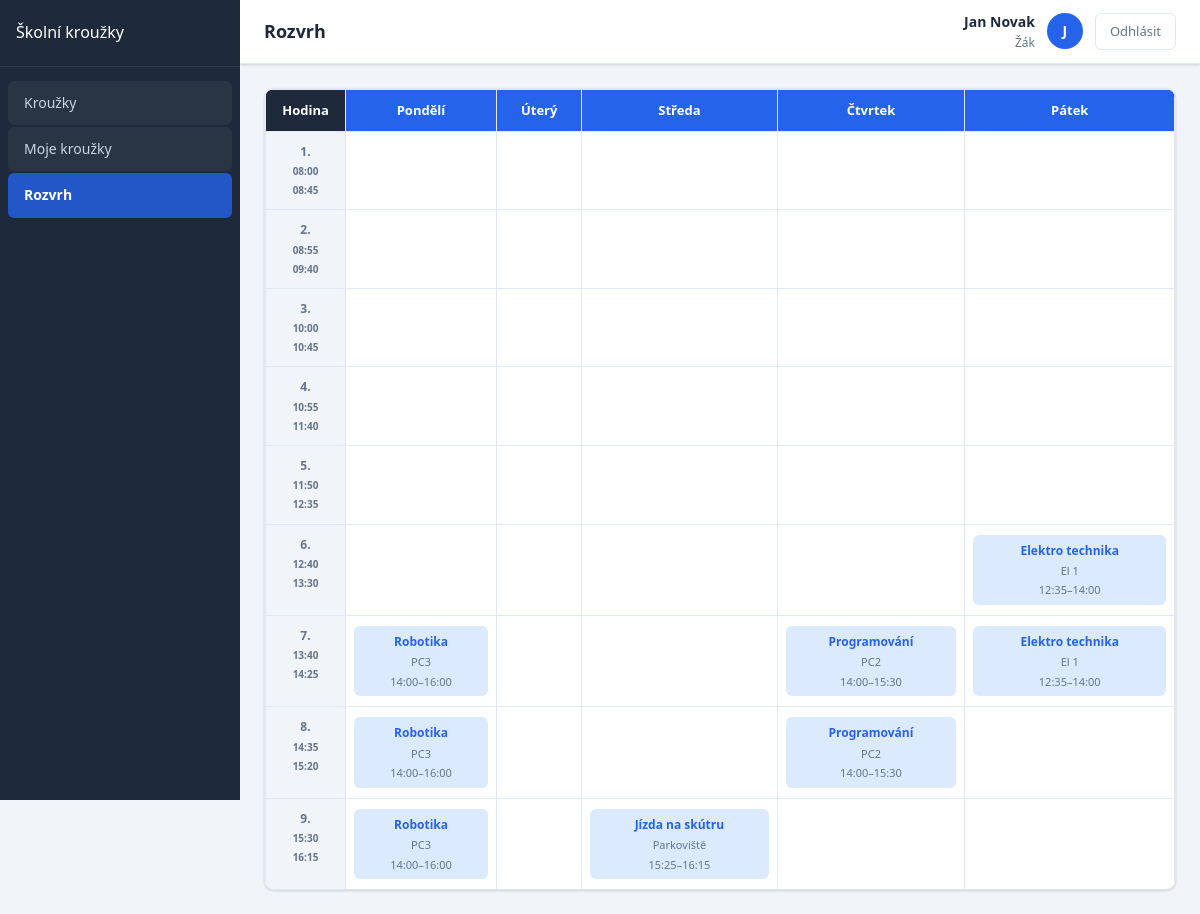
/zak/rozvrh.php (signed in), run on the app's committed database.
### tables this page shows
CREATE TABLE `krouzky` (
  `id` int(11) NOT NULL,
  `nazev` varchar(100) NOT NULL,
  `popis` text DEFAULT NULL,
  `ucitel_id` int(11) DEFAULT NULL,
  `max_kapacita` int(11) NOT NULL DEFAULT 20,
  `den_tydne` enum('Pondělí','Úterý','Středa','Čtvrtek','Pátek') NOT NULL,
  `cas_od` time NOT NULL,
  `cas_do` time NOT NULL,
  `mistnost` varchar(20) NOT NULL,
  `aktivni` tinyint(1) DEFAULT 1
);

### config.php (called while the page is built, shortened)
<?php
function ocisti($text) {
    return htmlspecialchars(strip_tags(trim($text)));
}
?>

### zak/rozvrh.php (the view, shortened to what this page needs)
<?php
require_once '../config.php';
$db = pripojDB();
$zak_id = $_SESSION['uzivatel_id'];
$sql_vsechny = "SELECT k.*, u.cele_jmeno AS ucitel_jmeno
                FROM krouzky k
                INNER JOIN prihlaseni p ON k.id = p.krouzek_id
                LEFT JOIN uzivatele u ON k.ucitel_id = u.id
                WHERE k.aktivni = 1
                AND p.zak_id = ?
                ORDER BY k.cas_od";
$stmt = mysqli_prepare($db, $sql_vsechny);
mysqli_stmt_bind_param($stmt, 'i', $zak_id);
mysqli_stmt_execute($stmt);
$vsechny = mysqli_fetch_all(mysqli_stmt_get_result($stmt), MYSQLI_ASSOC);
$dny = ['Pondělí', 'Úterý', 'Středa', 'Čtvrtek', 'Pátek'];
$krouzky_dny = [];
foreach ($dny as $den) {
    $krouzky_dny[$den] = [];
}
foreach ($vsechny as $k) {
    if (isset($krouzky_dny[$k['den_tydne']])) {
        $krouzky_dny[$k['den_tydne']][] = $k;
    }
}
$hodiny = [
    '1.' => ['08:00', '08:45'],
    '2.' => ['08:55', '09:40'],
    '3.' => ['10:00', '10:45'],
    '4.' => ['10:55', '11:40'],
    '5.' => ['11:50', '12:35'],
    '6.' => ['12:40', '13:30'],
    '7.' => ['13:40', '14:25'],
    '8.' => ['14:35', '15:20'],
    '9.' => ['15:30', '16:15']
];
function najdiKrouzek($krouzky, $cas_od, $cas_do)
{
    foreach ($krouzky as $k) {
        $k_od = substr($k['cas_od'], 0, 5);
        $k_do = substr($k['cas_do'], 0, 5);
        if ($k_od < $cas_do && $k_do > $cas_od) {
            return $k;
        }
    }
    return null;
}
?>
<?php include 'hlavicka.php'; ?>
<div class="karta" style="padding: 0; overflow: hidden;">
    <div style="overflow-x: auto;">
        <table class="rozvrh-tabulka">
            <thead>
                <tr>
                    <th style="background:#1e293b;">Hodina</th>
                    <?php foreach ($dny as $den): ?>
                        <th><?= $den ?></th>
                    <?php endforeach; ?>
                </tr>
            </thead>
            <tbody>
                <?php foreach ($hodiny as $cislo => $casy): ?>
                    <tr>
                        <td class="cas-sloupec">
                            <strong><?= $cislo ?></strong><br>
                            <small><?= $casy[0] ?></small><br>
                            <small><?= $casy[1] ?></small>
                        </td>
                        <?php foreach ($dny as $den):
                            $krouzek = najdiKrouzek($krouzky_dny[$den], $casy[0], $casy[1]);
                            ?>
                            <td>
                                <?php if ($krouzek): ?>
                                    <div class="rozvrh-bunka muj-krouzek">
                                        <div class="bunka-nazev">
                                            <?= ocisti($krouzek['nazev']) ?>
                                        </div>
                                        <div class="bunka-mistnost"><?= ocisti($krouzek['mistnost']) ?></div>
                                        <div style="font-size:11px; color:var(--text-sekundarni); margin-top:2px;">
                                            <?= substr($krouzek['cas_od'], 0, 5) ?>–<?= substr($krouzek['cas_do'], 0, 5) ?>
                                        </div>
                                    </div>
                                <?php endif; ?>
                            </td>
                        <?php endforeach; ?>
                    </tr>
                <?php endforeach; ?>
            </tbody>
        </table>
    </div>
</div>
<?php include 'paticka.php'; ?>

### css/style.css (style rules this page uses)
* { margin: 0; padding: 0; box-sizing: border-box; }
:root { --barva-primarni: #2563eb; --barva-primarni-tmava: #1d4ed8; --barva-primarni-svetla: #dbeafe; --barva-akcent: #f59e0b; --barva-uspech: #10b981; --barva-chyba: #e61d1d; --barva-varovani: #f59e0b; --pozadi: #f1f5f9; --pozadi-karta: #ffffff; --pozadi-sidebar: #1e293b; --pozadi-sidebar-polozka: rgba(255, 255, 255, 0.05); --pozadi-sidebar-aktivni: rgba(37, 99, 235, 0.8); --text-hlavni: #1e293b; --text-sekundarni: #64748b; --text-sidebar: #cbd5e1; --text-sidebar-aktivni: #ffffff; --okraj: #e2e8f0; --okraj-focus: #2563eb; --stin: 0 1px 3px rgba(0, 0, 0, 0.1), 0 1px 2px rgba(0, 0, 0, 0.06); --stin-vetsi: 0 4px 6px rgba(0, 0, 0, 0.07), 0 2px 4px rgba(0, 0, 0, 0.06); --stin-velky: 0 10px 15px rgba(0, 0, 0, 0.1), 0 4px 6px rgba(0, 0, 0, 0.05); --zaobleni: 10px; --zaobleni-male: 6px; --font: 'Segoe UI', Tahoma, Geneva, Verdana, sans-serif; --sidebar-sirka: 240px; --header-vyska: 64px; }
body { font-family: var(--font); background: var(--pozadi); color: var(--text-hlavni); line-height: 1.6; transition: background 0.3s, color 0.3s; }
.karta { background: var(--pozadi-karta); border-radius: var(--zaobleni); box-shadow: var(--stin); border: 1px solid var(--okraj); padding: 20px; transition: background 0.3s, border-color 0.3s; }
table { width: 100%; border-collapse: collapse; font-size: 14px; }
thead { background: var(--pozadi); }
th { padding: 12px 14px; text-align: left; font-size: 12px; font-weight: 700; color: var(--text-sekundarni); text-transform: uppercase; letter-spacing: 0.04em; border-bottom: 1px solid var(--okraj); }
td { padding: 12px 14px; border-bottom: 1px solid var(--okraj); color: var(--text-hlavni); }
tr:last-child td { border-bottom: none; }
.rozvrh-tabulka { width: 100%; border-collapse: collapse; font-size: 13px; }
.rozvrh-tabulka th, .rozvrh-tabulka td { border: 1px solid var(--okraj); padding: 10px 8px; text-align: center; vertical-align: top; }
.rozvrh-tabulka thead th { background: var(--barva-primarni); color: white; font-weight: 700; font-size: 13px; text-transform: none; letter-spacing: 0; }
.rozvrh-tabulka .cas-sloupec { background: var(--pozadi); font-weight: 700; color: var(--text-sekundarni); font-size: 12px; width: 80px; }
.rozvrh-bunka { background: var(--barva-primarni-svetla); border-radius: var(--zaobleni-male); padding: 6px 8px; font-size: 12px; }
.rozvrh-bunka .bunka-nazev { font-weight: 700; color: var(--barva-primarni); margin-bottom: 2px; }
.rozvrh-bunka .bunka-mistnost { color: var(--text-sekundarni); font-size: 11px; }

### data on the page
krouzky: nazev "Elektro technika", mistnost "El 1", cas_od "12:35", cas_do "14:00"
krouzky: nazev "Robotika", mistnost "PC3", cas_od "14:00", cas_do "16:00"
krouzky: nazev "Programování", mistnost "PC2", cas_od "14:00", cas_do "15:30"
krouzky: nazev "Jízda na skútru", mistnost "Parkoviště", cas_od "15:25", cas_do "16:15"

### other printed values
$nazev_stranky "Rozvrh"
ocisti($_SESSION['cele_jmeno']) "Jan Novak"
substr($_SESSION['cele_jmeno'], 0, 1) "J"
$den "Pondělí"
$den "Úterý"
$den "Středa"
$den "Čtvrtek"
$den "Pátek"
$cislo "1."
$casy[0] "08:00"
$casy[1] "08:45"
$cislo "2."
$casy[0] "08:55"
$casy[1] "09:40"
$cislo "3."
